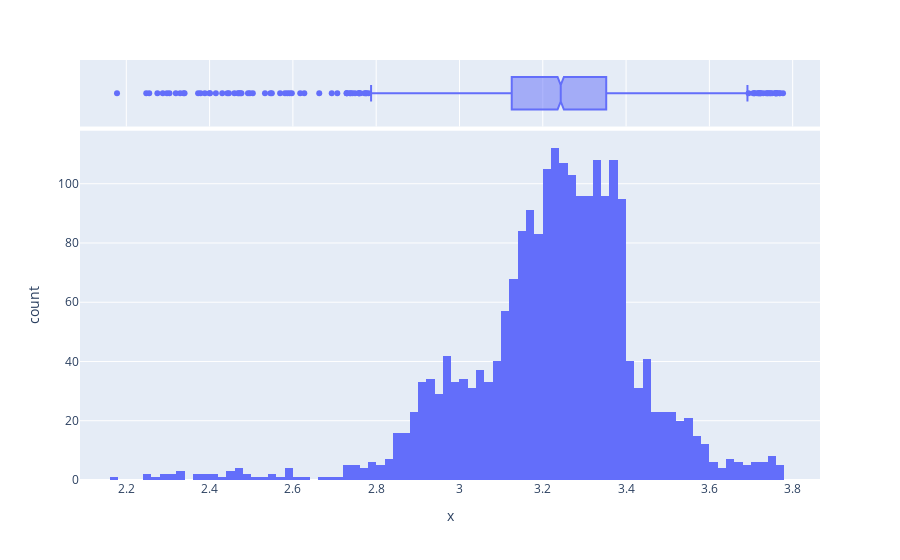

The notebook cell this image was saved under:
### Markdown cell above
#### Observation:
Temperatures represented as outliers in the graph are real and true values, as for example rice is planted in high temperature about 37 degree celsius

### Code cell
px.histogram(x=np.log(df['temperature']),marginal='box')  ##No difference in outliers on graph when converting the feature to log scale

### Figure 1 — Plotly figure (JSON) as saved in the notebook; plotly's stock layout.template omitted (floating-point values rounded to 4 significant figures; data arrays with more than 128 entries replaced by an {"elided": "..."} marker saying what was removed)
{"data": [{"alignmentgroup": "True", "bingroup": "x", "hovertemplate": "x=%{x}<br>count=%{y}<extra></extra>", "legendgroup": "", "marker": {"color": "#636efa", "pattern": {"shape": ""}}, "name": "", "offsetgroup": "", "orientation": "v", "showlegend": false, "type": "histogram", "x": {"elided": "2197 float values"}, "xaxis": "x", "yaxis": "y"}, {"alignmentgroup": "True", "hovertemplate": "x=%{x}<extra></extra>", "legendgroup": "", "marker": {"color": "#636efa"}, "name": "", "notched": true, "offsetgroup": "", "showlegend": false, "type": "box", "x": {"elided": "2197 float values"}, "xaxis": "x2", "yaxis": "y2"}], "layout": {"barmode": "relative", "legend": {"tracegroupgap": 0}, "margin": {"t": 60}, "xaxis": {"anchor": "y", "domain": [0, 1], "title": {"text": "x"}}, "xaxis2": {"anchor": "y2", "domain": [0, 1], "matches": "x", "showgrid": true, "showticklabels": false}, "yaxis": {"anchor": "x", "domain": [0, 0.8316], "title": {"text": "count"}}, "yaxis2": {"anchor": "x2", "domain": [0.8416, 1], "matches": "y2", "showgrid": false, "showline": false, "showticklabels": false, "ticks": ""}}}
